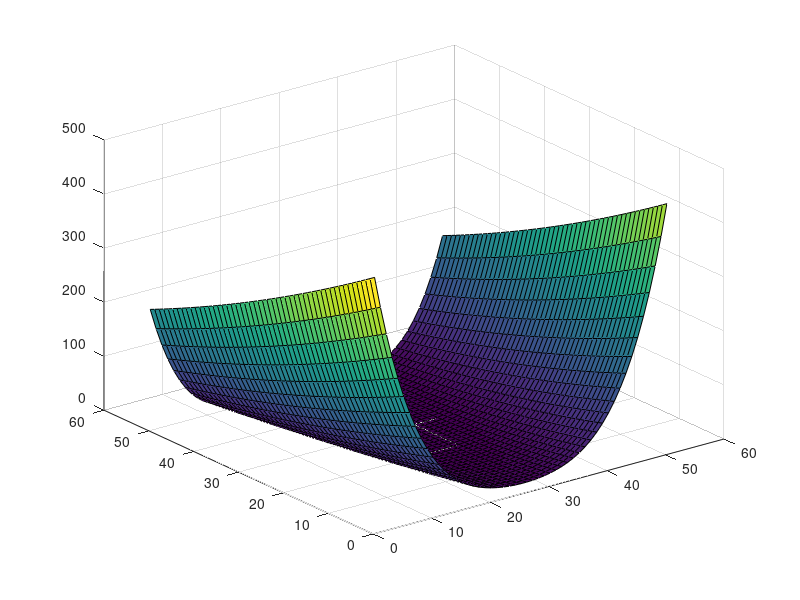

Recreate this plot in MATLAB. (Note: this script raises an error after producing the figure.)
close all;

%% Part 1
x = [-5:0.2:5];
y = [-5:0.2:5];

X = repmat(x, numel(x), 1);
Y = repmat(y, numel(y), 1)';

% Unsure if this maps out the function quite right
Z = ( ((X.^2) - Y).^2 + (1 - X).^2 ) / 2;
figure();
surf(Z)

%X = [-1,0,1,2]; Y = [-1,0,1,2];
%( ((X.^2) - Y).^2 + (1 - X).^2 ) / 2
%X = 1; Y = 1;
%( ((X.^2) - Y).^2 + (1 - X).^2 ) / 2

%% Part 2

syms x1 x2;
gradF(x1, x2) = [ (2*x1^3 + x1 - 1 - 2*x1*x2) ; (-x1^2 + x2) ];
Hf(x1, x2) = [(6*x1 + 1 - 2*x2), 2*x1; -2*x1, 1];

x0 = [2;2];
x1 = x0 - inv( Hf(x0(1), x0(2)) )*gradF(x0(1),x0(2));
double(x1)

s = linsolve( Hf(x0(1), x0(2)), -gradF(x0(1),x0(2)) );
xk = x0 + s;
double(xk)

for n = 1:10
    s = linsolve( Hf(xk(1), xk(2)), -gradF(xk(1),xk(2)) );
    xk = xk + s;
end
double(xk)


